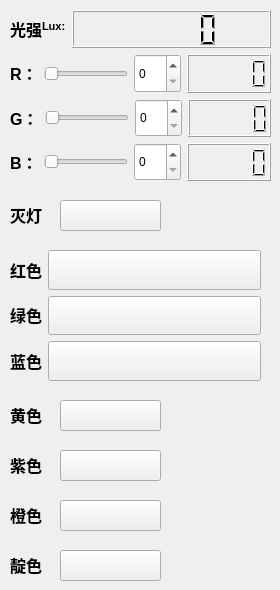
    <widget class="QWidget" name="MainWidget">
     <widget class="QPushButton" name="TurnOff_pushButton">
      <property name="enabled">
       <bool>true</bool>
      </property>
      <property name="geometry">
       <rect>
        <x>60</x>
        <y>200</y>
        <width>101</width>
        <height>31</height>
       </rect>
      </property>
      <property name="palette">
       <palette>
        <active/>
        <inactive/>
        <disabled/>
       </palette>
      </property>
      <property name="acceptDrops">
       <bool>false</bool>
      </property>
      <property name="autoFillBackground">
       <bool>false</bool>
      </property>
      <property name="text">
       <string/>
      </property>
      <property name="autoDefault">
       <bool>false</bool>
      </property>
      <property name="flat">
       <bool>false</bool>
      </property>
     </widget>
     <widget class="QLabel" name="label_10">
      <property name="geometry">
       <rect>
        <x>10</x>
        <y>200</y>
        <width>51</width>
        <height>31</height>
       </rect>
      </property>
      <property name="text">
       <string>&lt;html&gt;&lt;head/&gt;&lt;body&gt;&lt;p&gt;&lt;span style=&quot; font-size:12pt; font-weight:600;&quot;&gt;灭灯&lt;/span&gt;&lt;/p&gt;&lt;/body&gt;&lt;/html&gt;</string>
      </property>
     </widget>
     <widget class="QPushButton" name="Yellow_pushButton">
      <property name="enabled">
       <bool>true</bool>
      </property>
      <property name="geometry">
       <rect>
        <x>60</x>
        <y>400</y>
        <width>101</width>
        <height>31</height>
       </rect>
      </property>
      <property name="palette">
       <palette>
        <active/>
        <inactive/>
        <disabled/>
       </palette>
      </property>
      <property name="acceptDrops">
       <bool>false</bool>
      </property>
      <property name="autoFillBackground">
       <bool>false</bool>
      </property>
      <property name="styleSheet">
       <string notr="true">border-image: url(:/new/prefix1/images/color/Yellow.png);</string>
      </property>
      <property name="text">
       <string/>
      </property>
      <property name="autoDefault">
       <bool>false</bool>
      </property>
      <property name="flat">
       <bool>false</bool>
      </property>
     </widget>
     <widget class="QLabel" name="label_11">
      <property name="geometry">
       <rect>
        <x>10</x>
        <y>400</y>
        <width>51</width>
        <height>31</height>
       </rect>
      </property>
      <property name="text">
       <string>&lt;html&gt;&lt;head/&gt;&lt;body&gt;&lt;p&gt;&lt;span style=&quot; font-size:12pt; font-weight:600;&quot;&gt;黄色&lt;/span&gt;&lt;/p&gt;&lt;/body&gt;&lt;/html&gt;</string>
      </property>
     </widget>
     <widget class="QPushButton" name="Purple_pushButton">
      <property name="enabled">
       <bool>true</bool>
      </property>
      <property name="geometry">
       <rect>
        <x>60</x>
        <y>450</y>
        <width>101</width>
        <height>31</height>
       </rect>
      </property>
      <property name="palette">
       <palette>
        <active/>
        <inactive/>
        <disabled/>
       </palette>
      </property>
      <property name="acceptDrops">
       <bool>false</bool>
      </property>
      <property name="autoFillBackground">
       <bool>false</bool>
      </property>
      <property name="styleSheet">
       <string notr="true">
border-image: url(:/new/prefix1/images/color/Purple.png);
</string>
      </property>
      <property name="text">
       <string/>
      </property>
      <property name="autoDefault">
       <bool>false</bool>
      </property>
      <property name="flat">
       <bool>false</bool>
      </property>
     </widget>
     <widget class="QLabel" name="label_12">
      <property name="geometry">
       <rect>
        <x>10</x>
        <y>450</y>
        <width>51</width>
        <height>31</height>
       </rect>
      </property>
      <property name="text">
       <string>&lt;html&gt;&lt;head/&gt;&lt;body&gt;&lt;p&gt;&lt;span style=&quot; font-size:12pt; font-weight:600;&quot;&gt;紫色&lt;/span&gt;&lt;/p&gt;&lt;/body&gt;&lt;/html&gt;</string>
      </property>
     </widget>
     <widget class="QPushButton" name="Orange_pushButton">
      <property name="enabled">
       <bool>true</bool>
      </property>
      <property name="geometry">
       <rect>
        <x>60</x>
        <y>500</y>
        <width>101</width>
        <height>31</height>
       </rect>
      </property>
      <property name="palette">
       <palette>
        <active/>
        <inactive/>
        <disabled/>
       </palette>
      </property>
      <property name="acceptDrops">
       <bool>false</bool>
      </property>
      <property name="autoFillBackground">
       <bool>false</bool>
      </property>
      <property name="styleSheet">
       <string notr="true">border-image: url(:/new/prefix1/images/color/Orange.png);</string>
      </property>
      <property name="text">
       <string/>
      </property>
      <property name="autoDefault">
       <bool>false</bool>
      </property>
      <property name="flat">
       <bool>false</bool>
      </property>
     </widget>
     <widget class="QLabel" name="label_13">
      <property name="geometry">
       <rect>
        <x>10</x>
        <y>500</y>
        <width>51</width>
        <height>31</height>
       </rect>
      </property>
      <property name="text">
       <string>&lt;html&gt;&lt;head/&gt;&lt;body&gt;&lt;p&gt;&lt;span style=&quot; font-size:12pt; font-weight:600;&quot;&gt;橙色&lt;/span&gt;&lt;/p&gt;&lt;/body&gt;&lt;/html&gt;</string>
      </property>
     </widget>
     <widget class="QPushButton" name="Cyan_pushButton">
      <property name="enabled">
       <bool>true</bool>
      </property>
      <property name="geometry">
       <rect>
        <x>60</x>
        <y>550</y>
        <width>101</width>
        <height>31</height>
       </rect>
      </property>
      <property name="palette">
       <palette>
        <active/>
        <inactive/>
        <disabled/>
       </palette>
      </property>
      <property name="acceptDrops">
       <bool>false</bool>
      </property>
      <property name="autoFillBackground">
       <bool>false</bool>
      </property>
      <property name="styleSheet">
       <string notr="true">border-image: url(:/new/prefix1/images/color/Cyan.png);</string>
      </property>
      <property name="text">
       <string/>
      </property>
      <property name="autoDefault">
       <bool>false</bool>
      </property>
      <property name="flat">
       <bool>false</bool>
      </property>
     </widget>
     <widget class="QLabel" name="label_14">
      <property name="geometry">
       <rect>
        <x>10</x>
        <y>550</y>
        <width>51</width>
        <height>31</height>
       </rect>
      </property>
      <property name="text">
       <string>&lt;html&gt;&lt;head/&gt;&lt;body&gt;&lt;p&gt;&lt;span style=&quot; font-size:12pt; font-weight:600;&quot;&gt;靛色&lt;/span&gt;&lt;/p&gt;&lt;/body&gt;&lt;/html&gt;</string>
      </property>
     </widget>
     <widget class="QWidget" name="layoutWidget">
      <property name="geometry">
       <rect>
        <x>10</x>
        <y>10</y>
        <width>261</width>
        <height>171</height>
       </rect>
      </property>
      <layout class="QGridLayout" name="gridLayout">
       <item row="0" column="0">
        <layout class="QHBoxLayout" name="horizontalLayout_6">
         <item>
          <widget class="QLabel" name="Lux_Label">
           <property name="sizePolicy">
            <sizepolicy hsizetype="Maximum" vsizetype="Preferred">
             <horstretch>0</horstretch>
             <verstretch>0</verstretch>
            </sizepolicy>
           </property>
           <property name="font">
            <font>
             <family>MS UI Gothic</family>
             <underline>false</underline>
            </font>
           </property>
           <property name="text">
            <string>&lt;html&gt;&lt;head/&gt;&lt;body&gt;&lt;p&gt;&lt;span style=&quot; font-size:12pt; font-weight:600;&quot;&gt;光强&lt;/span&gt;&lt;span style=&quot; font-size:12pt; font-weight:600; vertical-align:super;&quot;&gt;Lux:&lt;/span&gt;&lt;/p&gt;&lt;/body&gt;&lt;/html&gt;</string>
           </property>
          </widget>
         </item>
         <item>
          <widget class="QLCDNumber" name="Lux_lcdNumber">
           <property name="sizePolicy">
            <sizepolicy hsizetype="MinimumExpanding" vsizetype="Minimum">
             <horstretch>0</horstretch>
             <verstretch>0</verstretch>
            </sizepolicy>
           </property>
          </widget>
         </item>
        </layout>
       </item>
       <item row="1" column="0">
        <layout class="QHBoxLayout" name="horizontalLayout_7">
         <item>
          <widget class="QLabel" name="Red_Label">
           <property name="font">
            <font>
             <family>MS UI Gothic</family>
             <underline>false</underline>
            </font>
           </property>
           <property name="layoutDirection">
            <enum>Qt::LeftToRight</enum>
           </property>
           <property name="autoFillBackground">
            <bool>false</bool>
           </property>
           <property name="text">
            <string>&lt;html&gt;&lt;head/&gt;&lt;body&gt;&lt;p&gt;&lt;span style=&quot; font-size:12pt; font-weight:600;&quot;&gt;R：&lt;/span&gt;&lt;/p&gt;&lt;/body&gt;&lt;/html&gt;</string>
           </property>
           <property name="margin">
            <number>0</number>
           </property>
           <property name="indent">
            <number>0</number>
           </property>
          </widget>
         </item>
         <item>
          <widget class="QSlider" name="Red_horizontalSlider">
           <property name="sizePolicy">
            <sizepolicy hsizetype="Expanding" vsizetype="Maximum">
             <horstretch>0</horstretch>
             <verstretch>0</verstretch>
            </sizepolicy>
           </property>
           <property name="maximum">
            <number>255</number>
           </property>
           <property name="value">
            <number>0</number>
           </property>
           <property name="tracking">
            <bool>true</bool>
           </property>
           <property name="orientation">
            <enum>Qt::Horizontal</enum>
           </property>
           <property name="tickPosition">
            <enum>QSlider::NoTicks</enum>
           </property>
          </widget>
         </item>
         <item>
          <widget class="QSpinBox" name="Red_spinBox">
           <property name="sizePolicy">
            <sizepolicy hsizetype="Minimum" vsizetype="Minimum">
             <horstretch>0</horstretch>
             <verstretch>0</verstretch>
            </sizepolicy>
           </property>
           <property name="maximum">
            <number>255</number>
           </property>
          </widget>
         </item>
         <item>
          <widget class="QLCDNumber" name="Red_lcdNumber">
           <property name="sizePolicy">
            <sizepolicy hsizetype="MinimumExpanding" vsizetype="Preferred">
             <horstretch>0</horstretch>
             <verstretch>0</verstretch>
            </sizepolicy>
           </property>
          </widget>
         </item>
        </layout>
       </item>
       <item row="2" column="0">
        <layout class="QHBoxLayout" name="horizontalLayout_8">
         <item>
          <widget class="QLabel" name="Green_Label">
           <property name="font">
            <font>
             <family>MS UI Gothic</family>
             <underline>false</underline>
            </font>
           </property>
           <property name="text">
            <string>&lt;html&gt;&lt;head/&gt;&lt;body&gt;&lt;p&gt;&lt;span style=&quot; font-size:12pt; font-weight:600;&quot;&gt;G：&lt;/span&gt;&lt;/p&gt;&lt;/body&gt;&lt;/html&gt;</string>
           </property>
           <property name="indent">
            <number>0</number>
           </property>
          </widget>
         </item>
         <item>
          <widget class="QSlider" name="Green_horizontalSlider">
           <property name="sizePolicy">
            <sizepolicy hsizetype="Expanding" vsizetype="Fixed">
             <horstretch>0</horstretch>
             <verstretch>0</verstretch>
            </sizepolicy>
           </property>
           <property name="maximum">
            <number>255</number>
           </property>
           <property name="orientation">
            <enum>Qt::Horizontal</enum>
           </property>
           <property name="tickPosition">
            <enum>QSlider::NoTicks</enum>
           </property>
          </widget>
         </item>
         <item>
          <widget class="QSpinBox" name="Green_spinBox">
           <property name="sizePolicy">
            <sizepolicy hsizetype="Minimum" vsizetype="Minimum">
             <horstretch>0</horstretch>
             <verstretch>0</verstretch>
            </sizepolicy>
           </property>
           <property name="minimumSize">
            <size>
             <width>0</width>
             <height>0</height>
            </size>
           </property>
           <property name="maximum">
            <number>255</number>
           </property>
          </widget>
         </item>
         <item>
          <widget class="QLCDNumber" name="Green_lcdNumber">
           <property name="sizePolicy">
            <sizepolicy hsizetype="MinimumExpanding" vsizetype="Minimum">
             <horstretch>0</horstretch>
             <verstretch>0</verstretch>
            </sizepolicy>
           </property>
          </widget>
         </item>
        </layout>
       </item>
       <item row="3" column="0">
        <layout class="QHBoxLayout" name="horizontalLayout_9">
         <item>
          <widget class="QLabel" name="Blue_Label">
           <property name="font">
            <font>
             <family>MS UI Gothic</family>
             <underline>false</underline>
            </font>
           </property>
           <property name="text">
            <string>&lt;html&gt;&lt;head/&gt;&lt;body&gt;&lt;p&gt;&lt;span style=&quot; font-size:12pt; font-weight:600;&quot;&gt;B：&lt;/span&gt;&lt;/p&gt;&lt;/body&gt;&lt;/html&gt;</string>
           </property>
           <property name="indent">
            <number>0</number>
           </property>
          </widget>
         </item>
         <item>
          <widget class="QSlider" name="Blue_horizontalSlider">
           <property name="sizePolicy">
            <sizepolicy hsizetype="Expanding" vsizetype="Fixed">
             <horstretch>0</horstretch>
             <verstretch>0</verstretch>
            </sizepolicy>
           </property>
           <property name="maximum">
            <number>255</number>
           </property>
           <property name="orientation">
            <enum>Qt::Horizontal</enum>
           </property>
           <property name="tickPosition">
            <enum>QSlider::NoTicks</enum>
           </property>
          </widget>
         </item>
         <item>
          <widget class="QSpinBox" name="Blue_spinBox">
           <property name="sizePolicy">
            <sizepolicy hsizetype="Minimum" vsizetype="Preferred">
             <horstretch>0</horstretch>
             <verstretch>0</verstretch>
            </sizepolicy>
           </property>
           <property name="maximum">
            <number>255</number>
           </property>
          </widget>
         </item>
         <item>
          <widget class="QLCDNumber" name="Blue_lcdNumber">
           <property name="sizePolicy">
            <sizepolicy hsizetype="MinimumExpanding" vsizetype="Minimum">
             <horstretch>0</horstretch>
             <verstretch>0</verstretch>
            </sizepolicy>
           </property>
          </widget>
         </item>
        </layout>
       </item>
      </layout>
     </widget>
     <widget class="QWidget" name="layoutWidget">
      <property name="geometry">
       <rect>
        <x>10</x>
        <y>250</y>
        <width>251</width>
        <height>131</height>
       </rect>
      </property>
      <layout class="QVBoxLayout" name="verticalLayout_2">
       <item>
        <layout class="QHBoxLayout" name="horizontalLayout_12">
         <item>
          <widget class="QLabel" name="label_7">
           <property name="text">
            <string>&lt;html&gt;&lt;head/&gt;&lt;body&gt;&lt;p&gt;&lt;span style=&quot; font-size:12pt; font-weight:600;&quot;&gt;红色&lt;/span&gt;&lt;/p&gt;&lt;/body&gt;&lt;/html&gt;</string>
           </property>
          </widget>
         </item>
         <item>
          <widget class="QPushButton" name="RED_pushButton">
           <property name="enabled">
            <bool>true</bool>
           </property>
           <property name="sizePolicy">
            <sizepolicy hsizetype="MinimumExpanding" vsizetype="Minimum">
             <horstretch>0</horstretch>
             <verstretch>0</verstretch>
            </sizepolicy>
           </property>
           <property name="palette">
            <palette>
             <active/>
             <inactive/>
             <disabled/>
            </palette>
           </property>
           <property name="acceptDrops">
            <bool>false</bool>
           </property>
           <property name="autoFillBackground">
            <bool>false</bool>
           </property>
           <property name="styleSheet">
            <string notr="true">
border-image: url(:/new/prefix1/images/color/RED.png);
</string>
           </property>
           <property name="text">
            <string/>
           </property>
           <property name="autoDefault">
            <bool>false</bool>
           </property>
           <property name="flat">
            <bool>false</bool>
           </property>
          </widget>
         </item>
        </layout>
       </item>
       <item>
        <layout class="QHBoxLayout" name="horizontalLayout_11">
         <item>
          <widget class="QLabel" name="label_8">
           <property name="text">
            <string>&lt;html&gt;&lt;head/&gt;&lt;body&gt;&lt;p&gt;&lt;span style=&quot; font-size:12pt; font-weight:600;&quot;&gt;绿色&lt;/span&gt;&lt;/p&gt;&lt;/body&gt;&lt;/html&gt;</string>
           </property>
          </widget>
         </item>
         <item>
          <widget class="QPushButton" name="Green_pushButton">
           <property name="enabled">
            <bool>true</bool>
           </property>
           <property name="sizePolicy">
            <sizepolicy hsizetype="Expanding" vsizetype="Preferred">
             <horstretch>0</horstretch>
             <verstretch>0</verstretch>
            </sizepolicy>
           </property>
           <property name="palette">
            <palette>
             <active/>
             <inactive/>
             <disabled/>
            </palette>
           </property>
           <property name="acceptDrops">
            <bool>false</bool>
           </property>
           <property name="autoFillBackground">
            <bool>false</bool>
           </property>
           <property name="styleSheet">
            <string notr="true">
border-image: url(:/new/prefix1/images/color/Green.png);
</string>
           </property>
           <property name="text">
            <string/>
           </property>
           <property name="autoDefault">
            <bool>false</bool>
           </property>
           <property name="flat">
            <bool>false</bool>
           </property>
          </widget>
         </item>
        </layout>
       </item>
       <item>
        <layout class="QHBoxLayout" name="horizontalLayout_10">
         <item>
          <widget class="QLabel" name="label_9">
           <property name="text">
            <string>&lt;html&gt;&lt;head/&gt;&lt;body&gt;&lt;p&gt;&lt;span style=&quot; font-size:12pt; font-weight:600;&quot;&gt;蓝色&lt;/span&gt;&lt;/p&gt;&lt;/body&gt;&lt;/html&gt;</string>
           </property>
          </widget>
         </item>
         <item>
          <widget class="QPushButton" name="Blue_pushButton">
           <property name="enabled">
            <bool>true</bool>
           </property>
           <property name="sizePolicy">
            <sizepolicy hsizetype="MinimumExpanding" vsizetype="Minimum">
             <horstretch>0</horstretch>
             <verstretch>0</verstretch>
            </sizepolicy>
           </property>
           <property name="palette">
            <palette>
             <active/>
             <inactive/>
             <disabled/>
            </palette>
           </property>
           <property name="acceptDrops">
            <bool>false</bool>
           </property>
           <property name="autoFillBackground">
            <bool>false</bool>
           </property>
           <property name="styleSheet">
            <string notr="true">
border-image: url(:/new/prefix1/images/color/Blue.png);
</string>
           </property>
           <property name="text">
            <string/>
           </property>
           <property name="autoDefault">
            <bool>false</bool>
           </property>
           <property name="flat">
            <bool>false</bool>
           </property>
          </widget>
         </item>
        </layout>
       </item>
      </layout>
     </widget>
    </widget>
